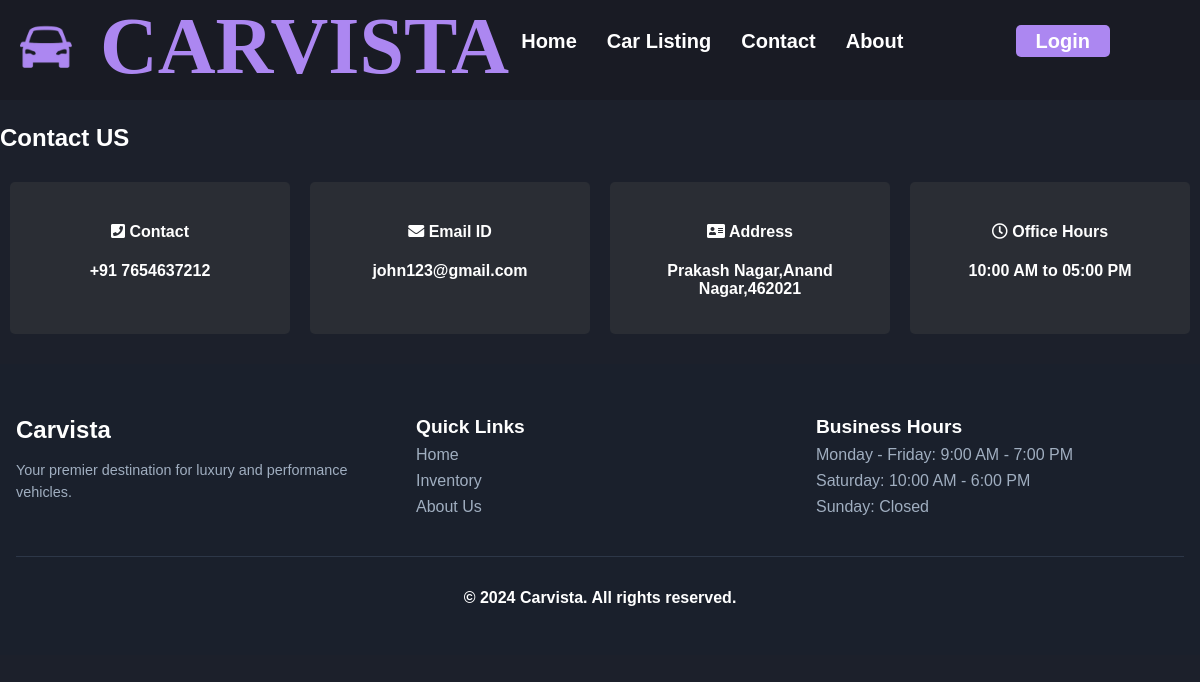
The app's page /contact/, older data.
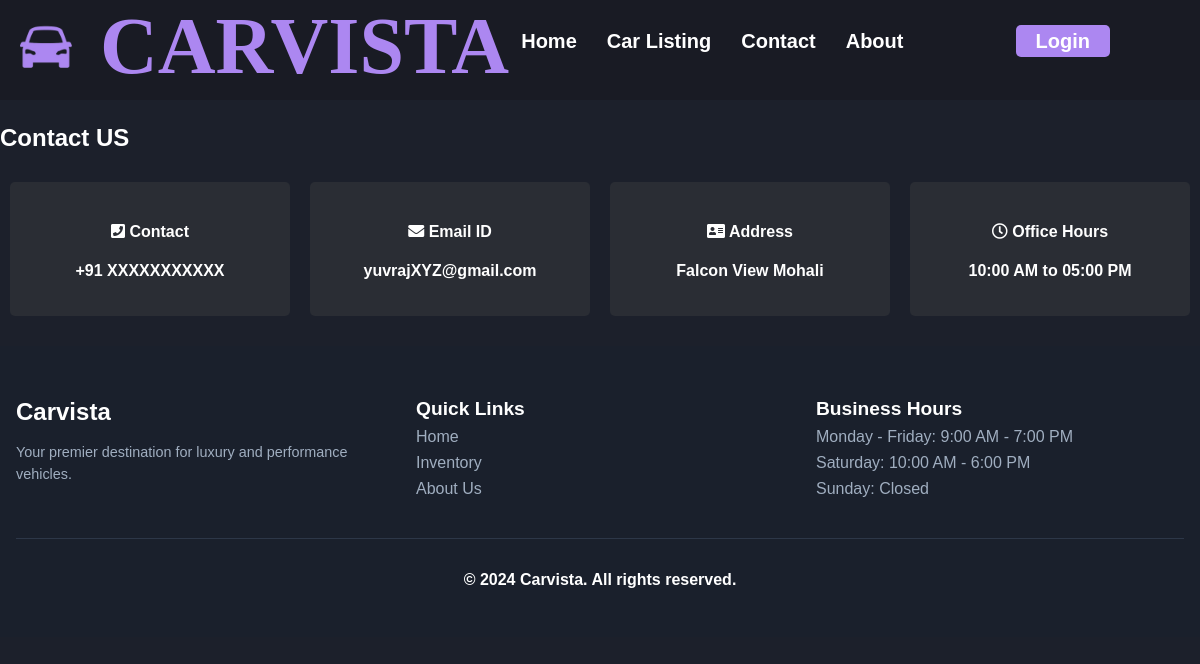
The same page, newer data.
### car/models.py (models this page shows, shortened)
class Contact(models.Model):
    contact=models.CharField(max_length=100,null=True)
    office_time=models.CharField(max_length=100,null=True)
    address = models.CharField(max_length=100,null=True)
    email = models.CharField(max_length=100,null=True)

### car/views.py (the view)
# urls.py: path('contact/',Contact1,name='contact'),
def Contact1(request):
    data = Contact.objects.get(id=1)
    d = {'data': data}
    return render(request, 'contact.html',d)

### car/templates/contact.html (shortened to what this page needs)
{% extends 'navigation.html' %}
{% load static %}
{% block content %}
<link rel="stylesheet" href="https://use.fontawesome.com/releases/v5.6.3/css/all.css">
<div class="container" style="margin-top: 2%;">
    <h2 class="text-left" style="font-weight: bold;">Contact US</h2>
    <div class="flex-container">
        <div class="prjdiv">
            <h4><i class="fas fa-phone-square"></i> Contact</h4>
            <p style="font-weight: bold;">+91 {{ data.contact }}</p>
        </div>
        <div class="prjdiv">
            <h4><i class="fas fa-envelope"></i> Email ID</h4>
            <p style="font-weight: bold;">{{ data.email }}</p>
        </div>
        <div class="prjdiv">
            <h4><i class="fas fa-address-card"></i> Address</h4>
            <p style="font-weight: bold;">{{ data.address }}</p>
        </div>
        <div class="prjdiv">
            <h4><i class="far fa-clock"></i> Office Hours</h4>
            <p style="font-weight: bold;">{{ data.office_time }}</p>
        </div>
    </div>
</div>
{% endblock %}

Row changes from the older to the newer data that the page shows:
changed Contact "10:00 AM to 05:00 PM": contact "7654637212" → "XXXXXXXXXXX"; email "john123@gmail.com" → "yuvrajXYZ@gmail.com"; address "Prakash Nagar,Anand Nagar,462021" → "Falcon View Mohali"
